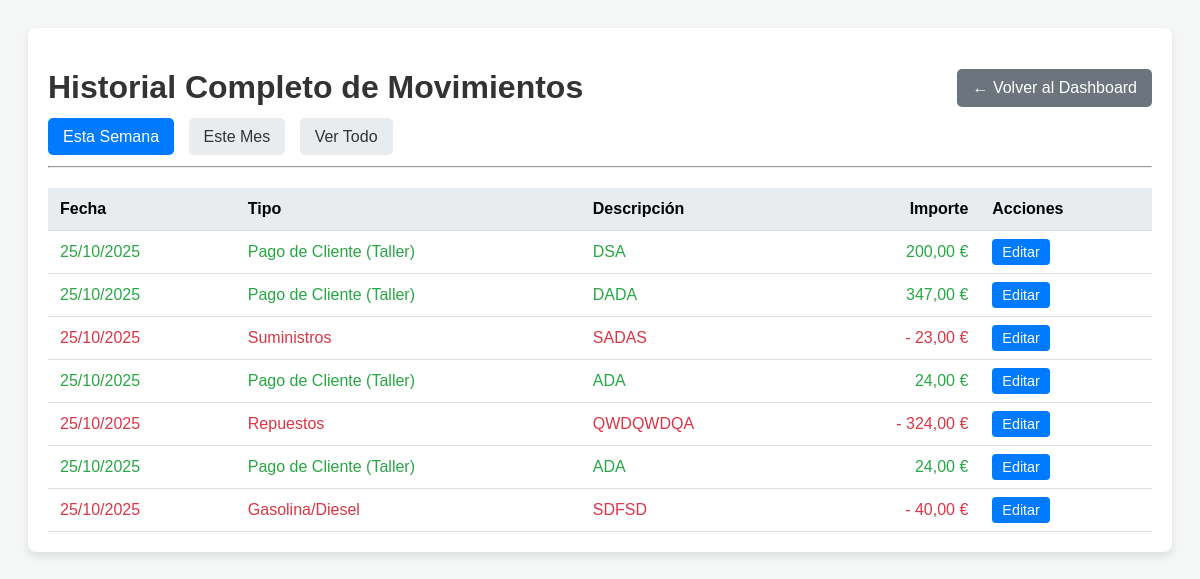
Page /historial/ on the earlier database version.
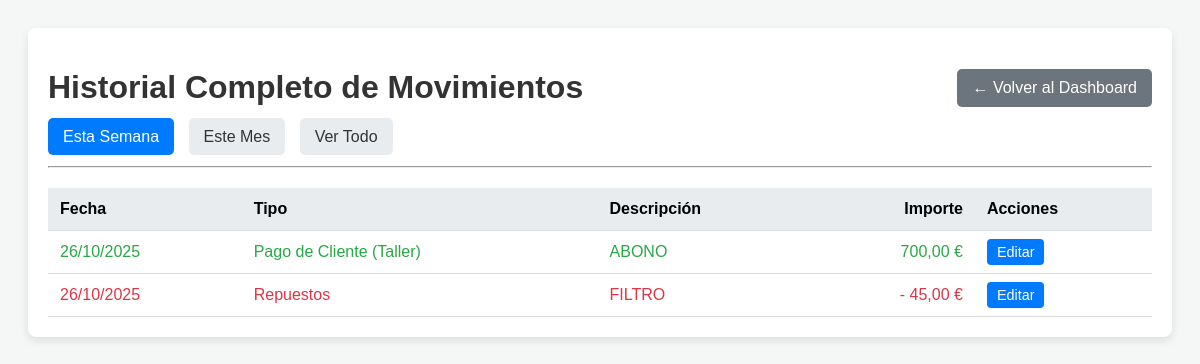
Same page on the later database version.
### taller/models.py (models this page shows, shortened)
class Ingreso(models.Model):
    CATEGORIA_CHOICES = [
        ('Taller', 'Pago de Cliente (Taller)'),
        ('Grua', 'Servicio de Grúa'),
        ('Otras Ganancias', 'Otras Ganancias'),
        ('Otros', 'Otros Ingresos'),
    ]
    fecha = models.DateField(auto_now_add=True)
    categoria = models.CharField(max_length=30, choices=CATEGORIA_CHOICES)
    importe = models.DecimalField(max_digits=10, decimal_places=2)
    descripcion = models.CharField(max_length=255)
    orden = models.ForeignKey(OrdenDeReparacion, on_delete=models.SET_NULL, null=True, blank=True)
    es_tpv = models.BooleanField(default=False)

class Gasto(models.Model):
    CATEGORIA_CHOICES = [
        ('Repuestos', 'Repuestos'),
        ('Sueldos', 'Sueldos'),
        ('Herramientas', 'Herramientas'),
        ('Suministros', 'Suministros'),
        ('Gasolina/Diesel', 'Gasolina/Diesel'), # <-- NUEVA CATEGORÍA AÑADIDA AQUÍ
        ('Otros', 'Otros'),
        ('Compra de Consumibles', 'Compra de Consumibles'),
    ]
    fecha = models.DateField(auto_now_add=True)
    categoria = models.CharField(max_length=30, choices=CATEGORIA_CHOICES)
    importe = models.DecimalField(max_digits=10, decimal_places=2, null=True, blank=True)
    descripcion = models.CharField(max_length=255, null=True, blank=True)
    vehiculo = models.ForeignKey(Vehiculo, on_delete=models.SET_NULL, null=True, blank=True) # Referencia directa OK porque Vehiculo está definido antes
    empleado = models.ForeignKey(Empleado, on_delete=models.SET_NULL, null=True, blank=True) # Referencia directa OK porque Empleado está definido antes
    pagado_con_tarjeta = models.BooleanField(default=False)

### taller/views.py (the view)
# urls.py: path('historial/', views.historial_movimientos, name='historial_movimientos'),
def historial_movimientos(request):
    periodo = request.GET.get('periodo', 'semana')
    hoy = timezone.now().date() # Usar timezone.now()
    gastos_qs = Gasto.objects.all()
    ingresos_qs = Ingreso.objects.all()
    if periodo == 'semana':
        inicio_semana = hoy - timedelta(days=hoy.weekday())
        gastos_qs = gastos_qs.filter(fecha__gte=inicio_semana)
        ingresos_qs = ingresos_qs.filter(fecha__gte=inicio_semana)
    elif periodo == 'mes':
        gastos_qs = gastos_qs.filter(fecha__year=hoy.year, fecha__month=hoy.month)
        ingresos_qs = ingresos_qs.filter(fecha__year=hoy.year, fecha__month=hoy.month)
    movimientos = sorted(
        list(gastos_qs) + list(ingresos_qs),
        key=lambda x: (x.fecha, -x.id if hasattr(x, 'id') else 0),
        reverse=True
    )
    context = {
        'movimientos': movimientos,
        'periodo_seleccionado': periodo,
    }
    return render(request, 'taller/historial_movimientos.html', context)

### taller/templatetags/taller_extras.py (called while the page is built)
@register.filter(name='get_class_name')
def get_class_name(value):
    return value.__class__.__name__

@register.filter(name='is_gasto')
def is_gasto(class_name):
    return class_name == 'Gasto'

### taller/templates/taller/historial_movimientos.html (shortened to what this page needs)
<!DOCTYPE html>
{% load taller_extras %}
<html lang="es">
<head>
</head>
<body>
    <div class="container">
        <div class="header">
            <h1>Historial Completo de Movimientos</h1>
            <a href="{% url 'home' %}" class="back-btn">← Volver al Dashboard</a>
        </div>
        <div class="filters">
            <a href="?periodo=semana" class="{% if periodo_seleccionado == 'semana' %}active{% endif %}">Esta Semana</a>
            <a href="?periodo=mes" class="{% if periodo_seleccionado == 'mes' %}active{% endif %}">Este Mes</a>
            <a href="?periodo=todo" class="{% if periodo_seleccionado == 'todo' %}active{% endif %}">Ver Todo</a>
        </div>
        <hr>
        <table class="history-table">
            <thead>
                <tr>
                    <th>Fecha</th>
                    <th>Tipo</th>
                    <th>Descripción</th>
                    <th style="text-align: right;">Importe</th>
                    <th>Acciones</th>
                </tr>
            </thead>
            <tbody>
                {% for movimiento in movimientos %}
                    {% with es_gasto=movimiento|get_class_name|is_gasto %}
                    <tr class="{% if es_gasto %}gasto-row{% else %}ingreso-row{% endif %}">
                        <td>{{ movimiento.fecha|date:"d/m/Y" }}</td>
                        <td>{{ movimiento.get_categoria_display }}</td>
                        <td>{{ movimiento.descripcion }}</td>
                        <td style="text-align: right;">
                            {% if es_gasto %}-{% endif %}
                            {{ movimiento.importe|floatformat:2 }} €
                        </td>
                        <td>
                            {% if es_gasto %}
                                <a href="{% url 'editar_movimiento' 'gasto' movimiento.id %}" class="edit-btn">Editar</a>
                            {% else %}
                                <a href="{% url 'editar_movimiento' 'ingreso' movimiento.id %}" class="edit-btn">Editar</a>
                            {% endif %}
                        </td>
                    </tr>
                    {% endwith %}
                {% empty %}
                    <tr><td colspan="5" style="text-align: center; padding: 20px;">No hay movimientos en este periodo.</td></tr>
                {% endfor %}
            </tbody>
        </table>
    </div>
</body>
</html>

Differences in the rows shown:
removed Ingreso: fecha "25/10/2025", categoria "Pago de Cliente (Taller)", descripcion "DSA", importe "200,00", shows "Editar"
removed Ingreso: fecha "25/10/2025", categoria "Pago de Cliente (Taller)", descripcion "DADA", importe "347,00", shows "Editar"
removed Gasto: fecha "25/10/2025", categoria "Suministros", descripcion "SADAS", importe "23,00", shows "Editar"
removed Ingreso: fecha "25/10/2025", categoria "Pago de Cliente (Taller)", descripcion "ADA", importe "24,00", shows "Editar"
removed Gasto: fecha "25/10/2025", categoria "Repuestos", descripcion "QWDQWDQA", importe "324,00", shows "Editar"
removed Ingreso: fecha "25/10/2025", categoria "Pago de Cliente (Taller)", descripcion "ADA", importe "24,00", shows "Editar"
removed Gasto: fecha "25/10/2025", categoria "Gasolina/Diesel", descripcion "SDFSD", importe "40,00", shows "Editar"
added Ingreso: fecha "26/10/2025", categoria "Pago de Cliente (Taller)", descripcion "ABONO", importe "700,00", shows "Editar"
added Gasto: fecha "26/10/2025", categoria "Repuestos", descripcion "FILTRO", importe "45,00", shows "Editar"
